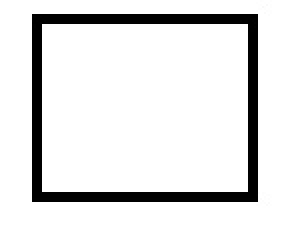
%> input picture Template.jpg, 149 x 119 px (shown 2 times larger)
$ octave edgehough.m   (GNU Octave 9; MATLAB toolbox functions it lacks are replaced by stand-ins)
%> lines starting %> are read from the running program, lines starting %| are printed output that depends on the picture; in (x1, y1, x2, y2) boxes, pixels count from 0 and x2, y2 are one past the last pixel; in counts of white or black regions, pixels touching at a corner belong together; the program's own positions count from 1
clear all
close all

Template = imread('Template.jpg');
%> Template is the input picture: size 119x149x3 uint8; min 0, max 255, mean 226.7

Image = imread('Image.jpg');
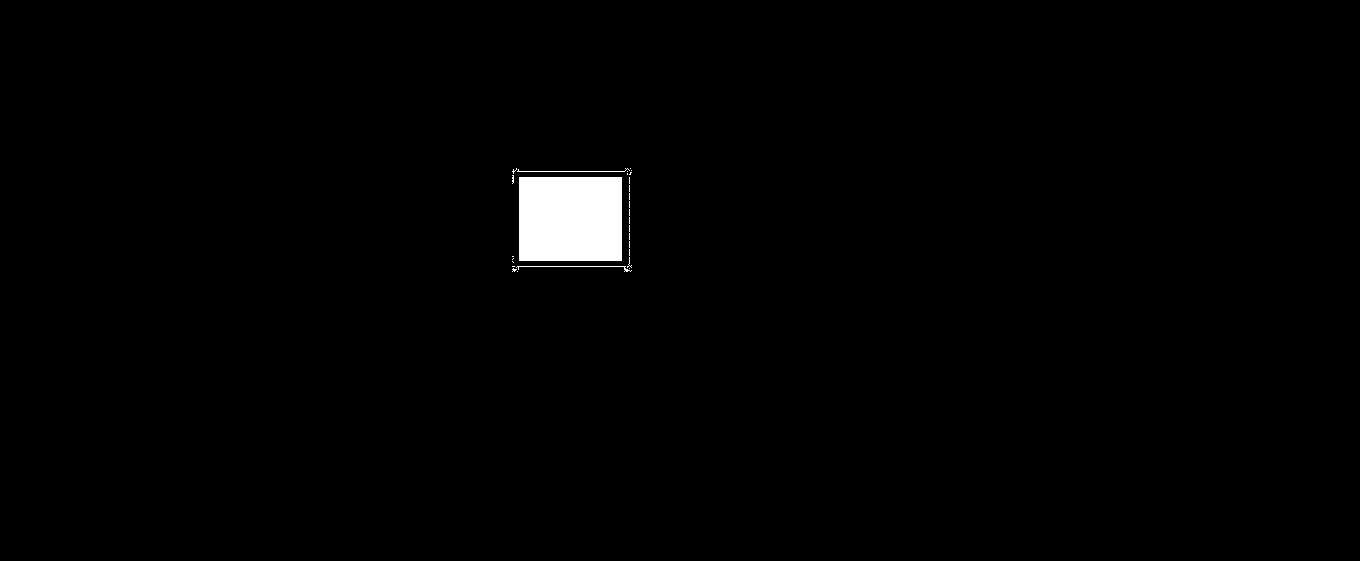
%> input picture Image.jpg, 1360 x 561 px
%> Image is the input picture: size 561x1360x3 uint8; min 0, max 255, mean 3


gTemplate = rgb2gray(Template);
gImage = rgb2gray(Image);

gTemplate = double(gTemplate);
%> gTemplate: size 119x149 double
gImage = double(gImage);
%> gImage: size 561x1360 double

imshow(gTemplate)
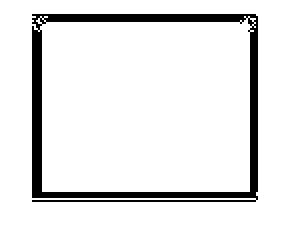
%> displayed picture: size 119x149, on the screen's scale of 0 to 255 (shown 2 times larger); 90.8% white; 1 black region, box (x1, y1, x2, y2) and area: (16, 7, 129, 101) 1634
imshow(gImage)
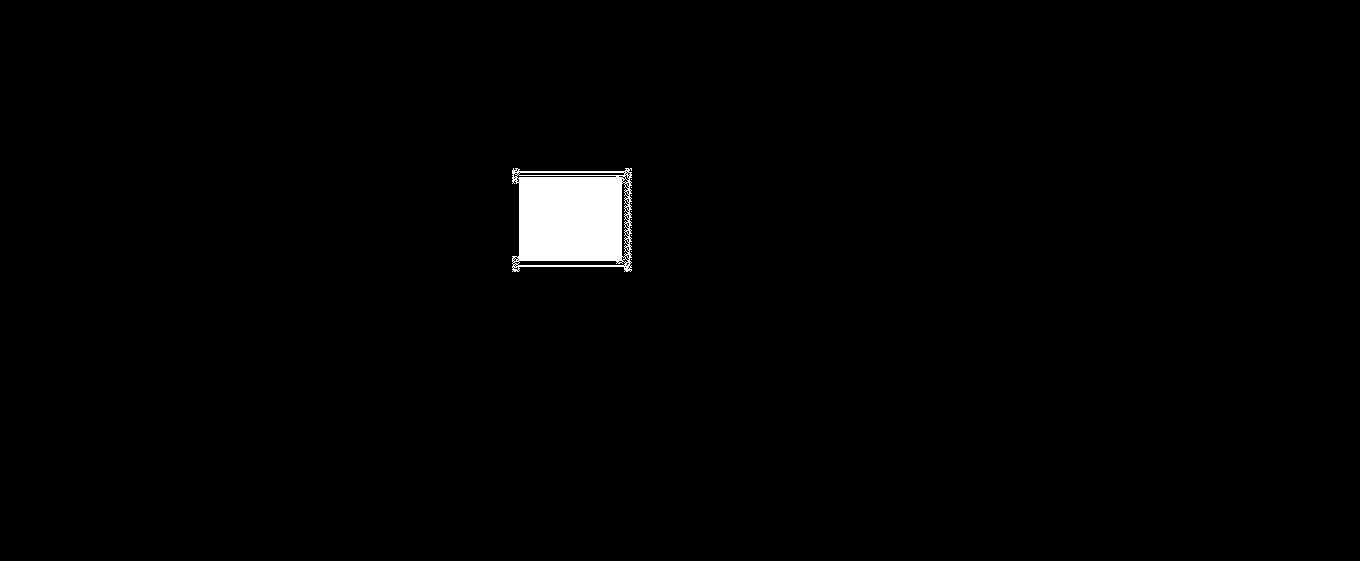
%> displayed picture: size 561x1360, on the screen's scale of 0 to 255; 1.3% white; 12 white regions (11 under 20 px), largest, box (x1, y1, x2, y2) and area: (512, 168, 632, 272) 9788

% thresholdValue = 200;
% bImage = gImage > thresholdValue;
% bTemplate = gTemplate > thresholdValue;
